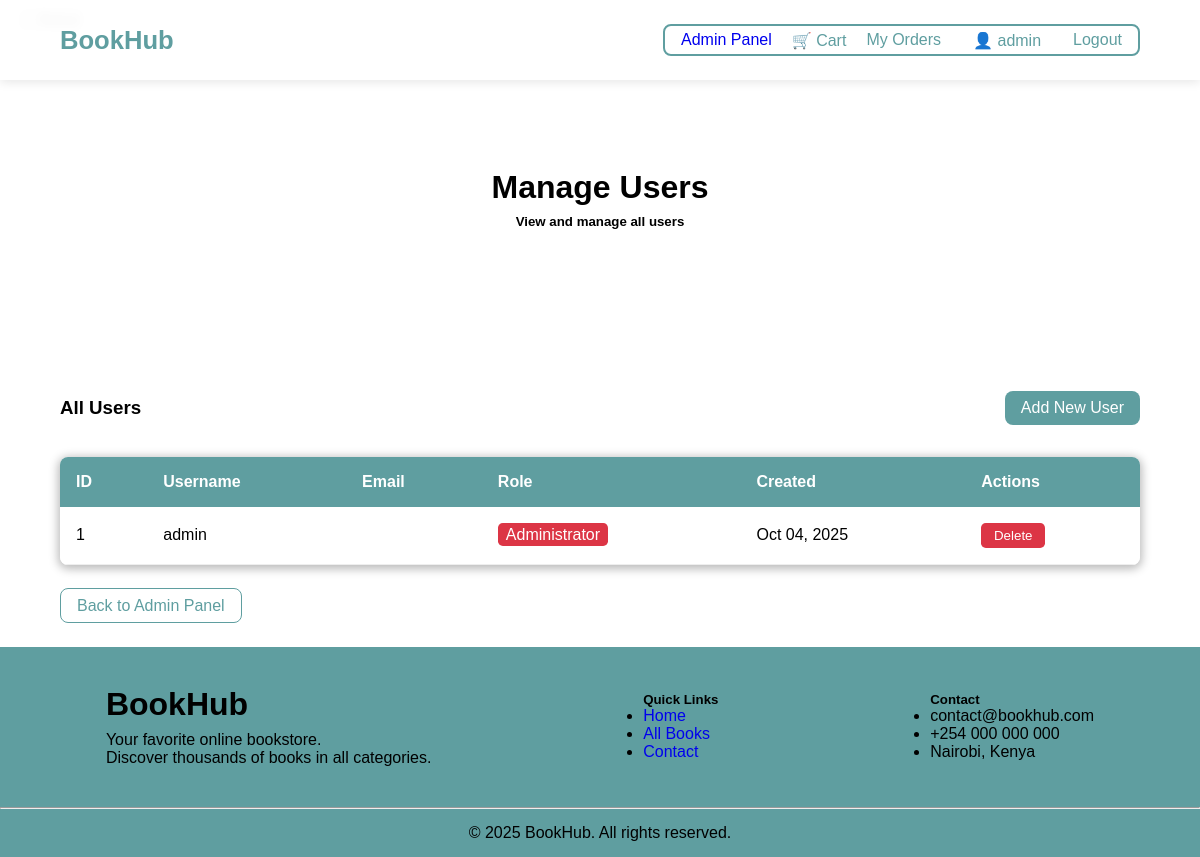
The page /admin-panel/users/ (signed in) on the database its author committed.
### core/models.py (models this page shows)
class User(AbstractUser):
    ROLE_CHOICES = (
        ('customer', 'Customer'),
        ('admin', 'Administrator'),
    )
    role = models.CharField(max_length=20, choices=ROLE_CHOICES, default='customer')
    phone_number = models.CharField(max_length=15, blank=True)
    address = models.TextField(blank=True)
    created_at = models.DateTimeField(auto_now_add=True)

### core/views.py (the view)
# urls.py: path('admin-panel/users/', views.admin_users, name='admin_users'),
@user_passes_test(is_admin)
def admin_users(request):
    users = User.objects.all().order_by('-created_at')
    return render(request, 'core/admin_users.html', {'users': users})

### core/views.py (called while the page is built)
def is_admin(user):
    return user.is_authenticated and (user.is_superuser or user.role == 'admin')

### core/templates/core/admin_users.html (shortened to what this page needs)
{% extends 'core/base.html' %}
{% block content %}
<div class="title">
    <h1>Manage Users</h1>
    <h5>View and manage all users</h5>
</div>
<div style="width: 90%; margin: 0 auto; padding: 2rem 0;">
    <div style="display: flex; justify-content: space-between; align-items: center; margin-bottom: 2rem;">
        <h3>All Users</h3>
        <a href="{% url 'admin_add_user' %}" style="background-color: cadetblue; color: white; padding: 0.5rem 1rem; border-radius: 0.5rem; text-decoration: none;">Add New User</a>
    </div>
    <div style="overflow-x: auto; box-shadow: 0px 2px 10px 2px rgba(0, 0, 0, 0.274); border-radius: 0.5rem;">
        <table style="width: 100%; border-collapse: collapse; background: white;">
            <thead style="background-color: cadetblue; color: white;">
                <tr>
                    <th style="padding: 1rem; text-align: left;">ID</th>
                    <th style="padding: 1rem; text-align: left;">Username</th>
                    <th style="padding: 1rem; text-align: left;">Email</th>
                    <th style="padding: 1rem; text-align: left;">Role</th>
                    <th style="padding: 1rem; text-align: left;">Created</th>
                    <th style="padding: 1rem; text-align: left;">Actions</th>
                </tr>
            </thead>
            <tbody>
                {% for user in users %}
                <tr style="border-bottom: 1px solid #eee;">
                    <td style="padding: 1rem;">{{ user.id }}</td>
                    <td style="padding: 1rem;">{{ user.username }}</td>
                    <td style="padding: 1rem;">{{ user.email }}</td>
                    <td style="padding: 1rem;">
                        <span style="padding: 0.2rem 0.5rem; border-radius: 0.3rem; {% if user.is_superuser %}background-color: #dc3545; color: white;{% else %}background-color: #6c757d; color: white;{% endif %}">
                            {% if user.is_superuser %}Administrator{% else %}Customer{% endif %}
                        </span>
                    </td>
                    <td style="padding: 1rem;">{{ user.created_at|date:"M d, Y" }}</td>
                    <td style="padding: 1rem;">
                        <button onclick="deleteUser({{ user.id }})" style="background-color: #dc3545; color: white; border: none; padding: 0.3rem 0.8rem; border-radius: 0.3rem; cursor: pointer;">Delete</button>
                    </td>
                </tr>
                {% empty %}
                <tr>
                    <td colspan="6" style="padding: 2rem; text-align: center;">No users found.</td>
                </tr>
                {% endfor %}
            </tbody>
        </table>
    </div>
    <div style="margin-top: 2rem;">
        <a href="{% url 'admin_panel' %}" style="border: solid 1px cadetblue; color: cadetblue; padding: 0.5rem 1rem; border-radius: 0.5rem; text-decoration: none;">Back to Admin Panel</a>
    </div>
</div>
{% endblock %}

### core/templates/core/includes/header.html
<nav class="header">
    <div class="sous_header">
        <a href="{% url 'home' %}" class="title_header">BookHub</a>
            <ul>
                {% if user.is_authenticated and user.is_superuser or user.role == 'admin' %}
                    <li><a href="{% url 'admin_panel' %}">Admin Panel</a></li>
                {% endif %}
                {% if user.is_authenticated %}
                    <li>
                        <a href="{% url 'cart_detail' %}" id="cart-link" style="color: cadetblue; display: flex;align-items: center;">
                            🛒 Cart<span id="cart-count" style="display: none;"> 0</span>
                        </a>
                    </li>
                    <li>
                        <a style="color: cadetblue;" href="{% url 'my_orders' %}">My Orders</a>
                        <span style="color: cadetblue; display: flex;align-items: center;">
                            👤 {{ user.username }}
                        </span>
                        <a href="#" style="color: cadetblue;" onclick="confirmLogout()">Logout</a>
                    </li>
                {% else %}
                    <a style="color: cadetblue;" href="{% url 'login' %}">Login</a>
                {% endif %}
            </ul>
    </div>
</nav>

### static/css/style.css (style rules this page uses)
* { margin: 0; padding: 0; box-sizing: border-box; font-family: 'Arial', sans-serif; }
.header { height: 10vh; text-align: center; display: flex; justify-content: space-between; align-items: center; position: fixed; top: 0; width: 100%; backdrop-filter: blur(5px); background: rgba(255, 255, 255, 0.95); z-index: 1000; box-shadow: 0 2px 10px rgba(0,0,0,0.1); }
.title_header { color: cadetblue; font-weight: bold; font-size: 1.6rem; }
.sous_header { width: 90%; margin: auto; display: flex; justify-content: space-between; align-items: center; }
.header ul { list-style: none; display: flex; align-items: center; gap: 20px; border: solid 2px; border-radius: .5rem; padding: .3rem 1rem; color: cadetblue; }
a:-webkit-any-link { text-decoration: none; }
.header ul li { display: flex; gap: 2rem; }
.title { height: 40vh; display: flex; flex-direction: column; align-items: center; justify-content: center; gap: .5rem; }

### rows shown on the page
User: username "admin", id "1", is_superuser "Administrator", created_at "Oct 04, 2025"
